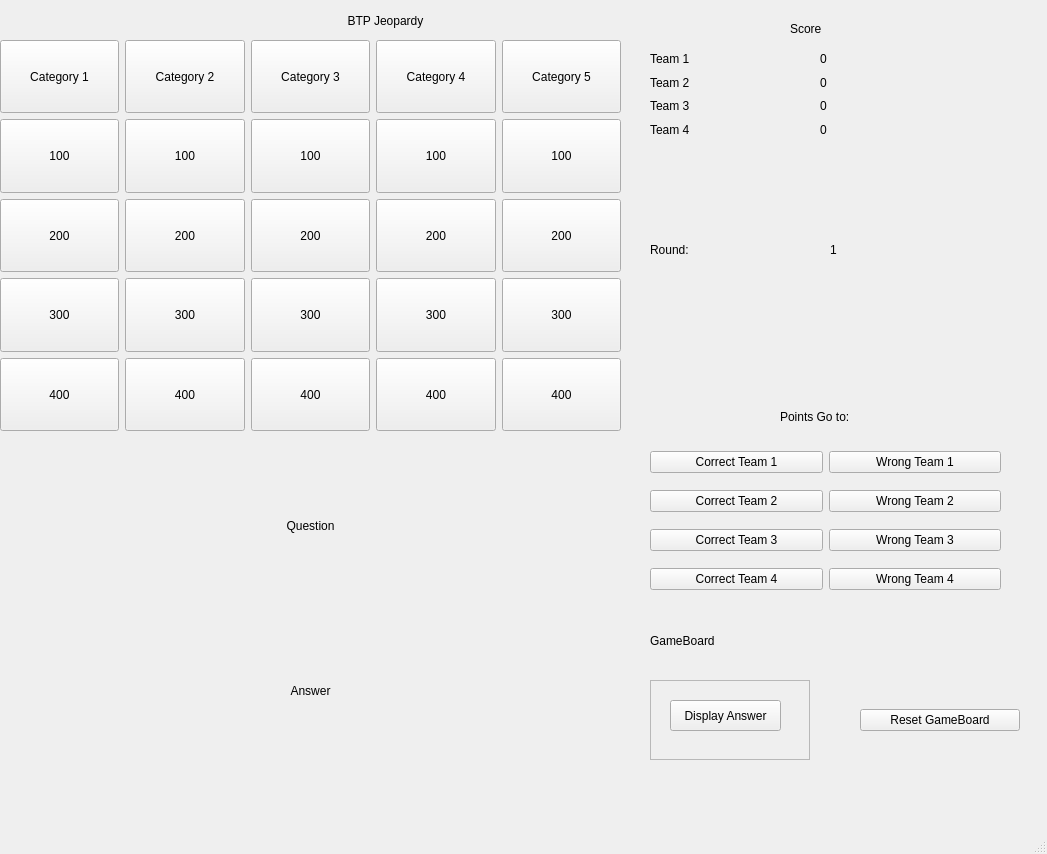
<?xml version="1.0" encoding="UTF-8"?>
<ui version="4.0">
 <class>MainWindow</class>
 <widget class="QMainWindow" name="MainWindow">
  <property name="geometry">
   <rect>
    <x>0</x>
    <y>0</y>
    <width>1047</width>
    <height>854</height>
   </rect>
  </property>
  <property name="windowTitle">
   <string>MainWindow</string>
  </property>
  <widget class="QWidget" name="centralwidget">
   <widget class="QWidget" name="gridLayoutWidget">
    <property name="geometry">
     <rect>
      <x>0</x>
      <y>40</y>
      <width>621</width>
      <height>391</height>
     </rect>
    </property>
    <layout class="QGridLayout" name="gridLayout">
     <item row="2" column="0">
      <widget class="QPushButton" name="cat1_clue2">
       <property name="sizePolicy">
        <sizepolicy hsizetype="Minimum" vsizetype="Preferred">
         <horstretch>0</horstretch>
         <verstretch>0</verstretch>
        </sizepolicy>
       </property>
       <property name="text">
        <string>200</string>
       </property>
      </widget>
     </item>
     <item row="1" column="3">
      <widget class="QPushButton" name="cat4_clue1">
       <property name="sizePolicy">
        <sizepolicy hsizetype="Minimum" vsizetype="Preferred">
         <horstretch>0</horstretch>
         <verstretch>0</verstretch>
        </sizepolicy>
       </property>
       <property name="text">
        <string>100</string>
       </property>
      </widget>
     </item>
     <item row="4" column="1">
      <widget class="QPushButton" name="cat2_clue4">
       <property name="sizePolicy">
        <sizepolicy hsizetype="Minimum" vsizetype="Preferred">
         <horstretch>0</horstretch>
         <verstretch>0</verstretch>
        </sizepolicy>
       </property>
       <property name="text">
        <string>400</string>
       </property>
      </widget>
     </item>
     <item row="2" column="2">
      <widget class="QPushButton" name="cat3_clue2">
       <property name="sizePolicy">
        <sizepolicy hsizetype="Minimum" vsizetype="Preferred">
         <horstretch>0</horstretch>
         <verstretch>0</verstretch>
        </sizepolicy>
       </property>
       <property name="text">
        <string>200</string>
       </property>
      </widget>
     </item>
     <item row="2" column="4">
      <widget class="QPushButton" name="cat5_clue2">
       <property name="sizePolicy">
        <sizepolicy hsizetype="Minimum" vsizetype="Preferred">
         <horstretch>0</horstretch>
         <verstretch>0</verstretch>
        </sizepolicy>
       </property>
       <property name="text">
        <string>200</string>
       </property>
      </widget>
     </item>
     <item row="1" column="1">
      <widget class="QPushButton" name="cat2_clue1">
       <property name="sizePolicy">
        <sizepolicy hsizetype="Minimum" vsizetype="Preferred">
         <horstretch>0</horstretch>
         <verstretch>0</verstretch>
        </sizepolicy>
       </property>
       <property name="text">
        <string>100</string>
       </property>
      </widget>
     </item>
     <item row="3" column="0">
      <widget class="QPushButton" name="cat1_clue3">
       <property name="sizePolicy">
        <sizepolicy hsizetype="Minimum" vsizetype="Preferred">
         <horstretch>0</horstretch>
         <verstretch>0</verstretch>
        </sizepolicy>
       </property>
       <property name="text">
        <string>300</string>
       </property>
      </widget>
     </item>
     <item row="0" column="4">
      <widget class="QPushButton" name="cat5">
       <property name="sizePolicy">
        <sizepolicy hsizetype="Minimum" vsizetype="Preferred">
         <horstretch>0</horstretch>
         <verstretch>0</verstretch>
        </sizepolicy>
       </property>
       <property name="text">
        <string>Category 5</string>
       </property>
      </widget>
     </item>
     <item row="1" column="0">
      <widget class="QPushButton" name="cat1_clue1">
       <property name="sizePolicy">
        <sizepolicy hsizetype="Minimum" vsizetype="Preferred">
         <horstretch>0</horstretch>
         <verstretch>0</verstretch>
        </sizepolicy>
       </property>
       <property name="text">
        <string>100</string>
       </property>
      </widget>
     </item>
     <item row="3" column="2">
      <widget class="QPushButton" name="cat3_clue3">
       <property name="sizePolicy">
        <sizepolicy hsizetype="Minimum" vsizetype="Preferred">
         <horstretch>0</horstretch>
         <verstretch>0</verstretch>
        </sizepolicy>
       </property>
       <property name="text">
        <string>300</string>
       </property>
      </widget>
     </item>
     <item row="4" column="4">
      <widget class="QPushButton" name="cat5_clue4">
       <property name="sizePolicy">
        <sizepolicy hsizetype="Minimum" vsizetype="Preferred">
         <horstretch>0</horstretch>
         <verstretch>0</verstretch>
        </sizepolicy>
       </property>
       <property name="text">
        <string>400</string>
       </property>
      </widget>
     </item>
     <item row="3" column="4">
      <widget class="QPushButton" name="cat5_clue3">
       <property name="sizePolicy">
        <sizepolicy hsizetype="Minimum" vsizetype="Preferred">
         <horstretch>0</horstretch>
         <verstretch>0</verstretch>
        </sizepolicy>
       </property>
       <property name="text">
        <string>300</string>
       </property>
      </widget>
     </item>
     <item row="0" column="2">
      <widget class="QPushButton" name="cat3">
       <property name="sizePolicy">
        <sizepolicy hsizetype="Minimum" vsizetype="Preferred">
         <horstretch>0</horstretch>
         <verstretch>0</verstretch>
        </sizepolicy>
       </property>
       <property name="text">
        <string>Category 3</string>
       </property>
      </widget>
     </item>
     <item row="2" column="3">
      <widget class="QPushButton" name="cat4_clue2">
       <property name="sizePolicy">
        <sizepolicy hsizetype="Minimum" vsizetype="Preferred">
         <horstretch>0</horstretch>
         <verstretch>0</verstretch>
        </sizepolicy>
       </property>
       <property name="text">
        <string>200</string>
       </property>
      </widget>
     </item>
     <item row="3" column="1">
      <widget class="QPushButton" name="cat2_clue3">
       <property name="sizePolicy">
        <sizepolicy hsizetype="Minimum" vsizetype="Preferred">
         <horstretch>0</horstretch>
         <verstretch>0</verstretch>
        </sizepolicy>
       </property>
       <property name="text">
        <string>300</string>
       </property>
      </widget>
     </item>
     <item row="0" column="3">
      <widget class="QPushButton" name="cat4">
       <property name="sizePolicy">
        <sizepolicy hsizetype="Minimum" vsizetype="Preferred">
         <horstretch>0</horstretch>
         <verstretch>0</verstretch>
        </sizepolicy>
       </property>
       <property name="text">
        <string>Category 4</string>
       </property>
      </widget>
     </item>
     <item row="3" column="3">
      <widget class="QPushButton" name="cat4_clue3">
       <property name="sizePolicy">
        <sizepolicy hsizetype="Minimum" vsizetype="Preferred">
         <horstretch>0</horstretch>
         <verstretch>0</verstretch>
        </sizepolicy>
       </property>
       <property name="text">
        <string>300</string>
       </property>
      </widget>
     </item>
     <item row="4" column="2">
      <widget class="QPushButton" name="cat3_clue4">
       <property name="sizePolicy">
        <sizepolicy hsizetype="Minimum" vsizetype="Preferred">
         <horstretch>0</horstretch>
         <verstretch>0</verstretch>
        </sizepolicy>
       </property>
       <property name="text">
        <string>400</string>
       </property>
      </widget>
     </item>
     <item row="2" column="1">
      <widget class="QPushButton" name="cat2_clue2">
       <property name="sizePolicy">
        <sizepolicy hsizetype="Minimum" vsizetype="Preferred">
         <horstretch>0</horstretch>
         <verstretch>0</verstretch>
        </sizepolicy>
       </property>
       <property name="text">
        <string>200</string>
       </property>
      </widget>
     </item>
     <item row="0" column="1">
      <widget class="QPushButton" name="cat2">
       <property name="sizePolicy">
        <sizepolicy hsizetype="Minimum" vsizetype="Preferred">
         <horstretch>0</horstretch>
         <verstretch>0</verstretch>
        </sizepolicy>
       </property>
       <property name="text">
        <string>Category 2</string>
       </property>
      </widget>
     </item>
     <item row="1" column="4">
      <widget class="QPushButton" name="cat5_clue1">
       <property name="sizePolicy">
        <sizepolicy hsizetype="Minimum" vsizetype="Preferred">
         <horstretch>0</horstretch>
         <verstretch>0</verstretch>
        </sizepolicy>
       </property>
       <property name="text">
        <string>100</string>
       </property>
      </widget>
     </item>
     <item row="1" column="2">
      <widget class="QPushButton" name="cat3_clue1">
       <property name="sizePolicy">
        <sizepolicy hsizetype="Minimum" vsizetype="Preferred">
         <horstretch>0</horstretch>
         <verstretch>0</verstretch>
        </sizepolicy>
       </property>
       <property name="text">
        <string>100</string>
       </property>
      </widget>
     </item>
     <item row="0" column="0">
      <widget class="QPushButton" name="cat1">
       <property name="sizePolicy">
        <sizepolicy hsizetype="Minimum" vsizetype="Preferred">
         <horstretch>0</horstretch>
         <verstretch>0</verstretch>
        </sizepolicy>
       </property>
       <property name="text">
        <string>Category 1</string>
       </property>
      </widget>
     </item>
     <item row="4" column="0">
      <widget class="QPushButton" name="cat1_clue4">
       <property name="sizePolicy">
        <sizepolicy hsizetype="Minimum" vsizetype="Preferred">
         <horstretch>0</horstretch>
         <verstretch>0</verstretch>
        </sizepolicy>
       </property>
       <property name="text">
        <string>400</string>
       </property>
      </widget>
     </item>
     <item row="4" column="3">
      <widget class="QPushButton" name="cat4_clue4">
       <property name="sizePolicy">
        <sizepolicy hsizetype="Minimum" vsizetype="Preferred">
         <horstretch>0</horstretch>
         <verstretch>0</verstretch>
        </sizepolicy>
       </property>
       <property name="text">
        <string>400</string>
       </property>
      </widget>
     </item>
    </layout>
   </widget>
   <widget class="QWidget" name="horizontalLayoutWidget">
    <property name="geometry">
     <rect>
      <x>0</x>
      <y>10</y>
      <width>771</width>
      <height>21</height>
     </rect>
    </property>
    <layout class="QHBoxLayout" name="horizontalLayout">
     <item>
      <widget class="QLabel" name="BTPLogo">
       <property name="text">
        <string>BTP Jeopardy</string>
       </property>
       <property name="alignment">
        <set>Qt::AlignCenter</set>
       </property>
      </widget>
     </item>
    </layout>
   </widget>
   <widget class="QWidget" name="verticalLayoutWidget">
    <property name="geometry">
     <rect>
      <x>0</x>
      <y>440</y>
      <width>621</width>
      <height>171</height>
     </rect>
    </property>
    <layout class="QVBoxLayout" name="verticalLayout">
     <item>
      <widget class="QLabel" name="label_3">
       <property name="text">
        <string>Question</string>
       </property>
       <property name="alignment">
        <set>Qt::AlignCenter</set>
       </property>
      </widget>
     </item>
    </layout>
   </widget>
   <widget class="QWidget" name="verticalLayoutWidget_2">
    <property name="geometry">
     <rect>
      <x>0</x>
      <y>610</y>
      <width>621</width>
      <height>161</height>
     </rect>
    </property>
    <layout class="QVBoxLayout" name="verticalLayout_3">
     <item>
      <widget class="QLabel" name="label_4">
       <property name="text">
        <string>Answer</string>
       </property>
       <property name="alignment">
        <set>Qt::AlignCenter</set>
       </property>
      </widget>
     </item>
    </layout>
   </widget>
   <widget class="QWidget" name="verticalLayoutWidget_3">
    <property name="geometry">
     <rect>
      <x>650</x>
      <y>50</y>
      <width>160</width>
      <height>88</height>
     </rect>
    </property>
    <layout class="QVBoxLayout" name="verticalLayout_5">
     <item>
      <widget class="QLabel" name="Team1Label">
       <property name="text">
        <string>Team 1</string>
       </property>
      </widget>
     </item>
     <item>
      <widget class="QLabel" name="Team2Label">
       <property name="text">
        <string>Team 2</string>
       </property>
      </widget>
     </item>
     <item>
      <widget class="QLabel" name="Team3Label">
       <property name="text">
        <string>Team 3</string>
       </property>
      </widget>
     </item>
     <item>
      <widget class="QLabel" name="Team4Label">
       <property name="text">
        <string>Team 4</string>
       </property>
      </widget>
     </item>
    </layout>
   </widget>
   <widget class="QWidget" name="verticalLayoutWidget_4">
    <property name="geometry">
     <rect>
      <x>820</x>
      <y>50</y>
      <width>160</width>
      <height>88</height>
     </rect>
    </property>
    <layout class="QVBoxLayout" name="verticalLayout_6">
     <item>
      <widget class="QLabel" name="Team1Score">
       <property name="text">
        <string>0</string>
       </property>
      </widget>
     </item>
     <item>
      <widget class="QLabel" name="Team2Score">
       <property name="text">
        <string>0</string>
       </property>
      </widget>
     </item>
     <item>
      <widget class="QLabel" name="Team3Score">
       <property name="text">
        <string>0</string>
       </property>
      </widget>
     </item>
     <item>
      <widget class="QLabel" name="Team4Score">
       <property name="text">
        <string>0</string>
       </property>
      </widget>
     </item>
    </layout>
   </widget>
   <widget class="QLabel" name="label_9">
    <property name="geometry">
     <rect>
      <x>790</x>
      <y>20</y>
      <width>67</width>
      <height>17</height>
     </rect>
    </property>
    <property name="text">
     <string>Score</string>
    </property>
   </widget>
   <widget class="QWidget" name="gridLayoutWidget_2">
    <property name="geometry">
     <rect>
      <x>650</x>
      <y>440</y>
      <width>351</width>
      <height>161</height>
     </rect>
    </property>
    <layout class="QGridLayout" name="gridLayout_3">
     <item row="1" column="1">
      <widget class="QPushButton" name="WrongTeam2Button">
       <property name="text">
        <string>Wrong Team 2</string>
       </property>
      </widget>
     </item>
     <item row="1" column="0">
      <widget class="QPushButton" name="CorrectTeam2Button">
       <property name="text">
        <string>Correct Team 2</string>
       </property>
      </widget>
     </item>
     <item row="2" column="1">
      <widget class="QPushButton" name="WrongTeam3Button">
       <property name="text">
        <string>Wrong Team 3</string>
       </property>
      </widget>
     </item>
     <item row="2" column="0">
      <widget class="QPushButton" name="CorrectTeam3Button">
       <property name="text">
        <string>Correct Team 3</string>
       </property>
      </widget>
     </item>
     <item row="3" column="0">
      <widget class="QPushButton" name="CorrectTeam4Button">
       <property name="text">
        <string>Correct Team 4</string>
       </property>
      </widget>
     </item>
     <item row="3" column="1">
      <widget class="QPushButton" name="WrongTeam4Button">
       <property name="text">
        <string>Wrong Team 4</string>
       </property>
      </widget>
     </item>
     <item row="0" column="1">
      <widget class="QPushButton" name="WrongTeam1Button">
       <property name="text">
        <string>Wrong Team 1</string>
       </property>
      </widget>
     </item>
     <item row="0" column="0">
      <widget class="QPushButton" name="CorrectTeam1Button">
       <property name="text">
        <string>Correct Team 1</string>
       </property>
      </widget>
     </item>
    </layout>
   </widget>
   <widget class="QLabel" name="label">
    <property name="geometry">
     <rect>
      <x>780</x>
      <y>407</y>
      <width>101</width>
      <height>20</height>
     </rect>
    </property>
    <property name="text">
     <string>Points Go to:</string>
    </property>
   </widget>
   <widget class="QWidget" name="verticalLayoutWidget_5">
    <property name="geometry">
     <rect>
      <x>650</x>
      <y>680</y>
      <width>160</width>
      <height>80</height>
     </rect>
    </property>
    <layout class="QVBoxLayout" name="verticalLayout_8">
     <item>
      <widget class="QFrame" name="frame_3">
       <property name="frameShape">
        <enum>QFrame::StyledPanel</enum>
       </property>
       <property name="frameShadow">
        <enum>QFrame::Raised</enum>
       </property>
       <widget class="QPushButton" name="DisplayAnswerButton">
        <property name="geometry">
         <rect>
          <x>20</x>
          <y>20</y>
          <width>111</width>
          <height>31</height>
         </rect>
        </property>
        <property name="text">
         <string>Display Answer</string>
        </property>
       </widget>
      </widget>
     </item>
    </layout>
   </widget>
   <widget class="QLabel" name="label_2">
    <property name="geometry">
     <rect>
      <x>650</x>
      <y>630</y>
      <width>101</width>
      <height>21</height>
     </rect>
    </property>
    <property name="text">
     <string>GameBoard</string>
    </property>
   </widget>
   <widget class="QWidget" name="verticalLayoutWidget_6">
    <property name="geometry">
     <rect>
      <x>650</x>
      <y>210</y>
      <width>160</width>
      <height>80</height>
     </rect>
    </property>
    <layout class="QVBoxLayout" name="verticalLayout_9">
     <item>
      <widget class="QLabel" name="RoundLabel">
       <property name="text">
        <string>Round:</string>
       </property>
      </widget>
     </item>
    </layout>
   </widget>
   <widget class="QWidget" name="verticalLayoutWidget_7">
    <property name="geometry">
     <rect>
      <x>830</x>
      <y>210</y>
      <width>160</width>
      <height>80</height>
     </rect>
    </property>
    <layout class="QVBoxLayout" name="verticalLayout_10">
     <item>
      <widget class="QLabel" name="RoundNumber">
       <property name="text">
        <string>1</string>
       </property>
      </widget>
     </item>
    </layout>
   </widget>
   <widget class="QWidget" name="verticalLayoutWidget_8">
    <property name="geometry">
     <rect>
      <x>860</x>
      <y>680</y>
      <width>160</width>
      <height>80</height>
     </rect>
    </property>
    <layout class="QVBoxLayout" name="verticalLayout_11">
     <item>
      <widget class="QPushButton" name="pushButton">
       <property name="text">
        <string>Reset GameBoard</string>
       </property>
      </widget>
     </item>
    </layout>
   </widget>
  </widget>
  <widget class="QMenuBar" name="menubar">
   <property name="geometry">
    <rect>
     <x>0</x>
     <y>0</y>
     <width>1047</width>
     <height>22</height>
    </rect>
   </property>
  </widget>
  <widget class="QStatusBar" name="statusbar"/>
 </widget>
 <resources/>
 <connections/>
</ui>
